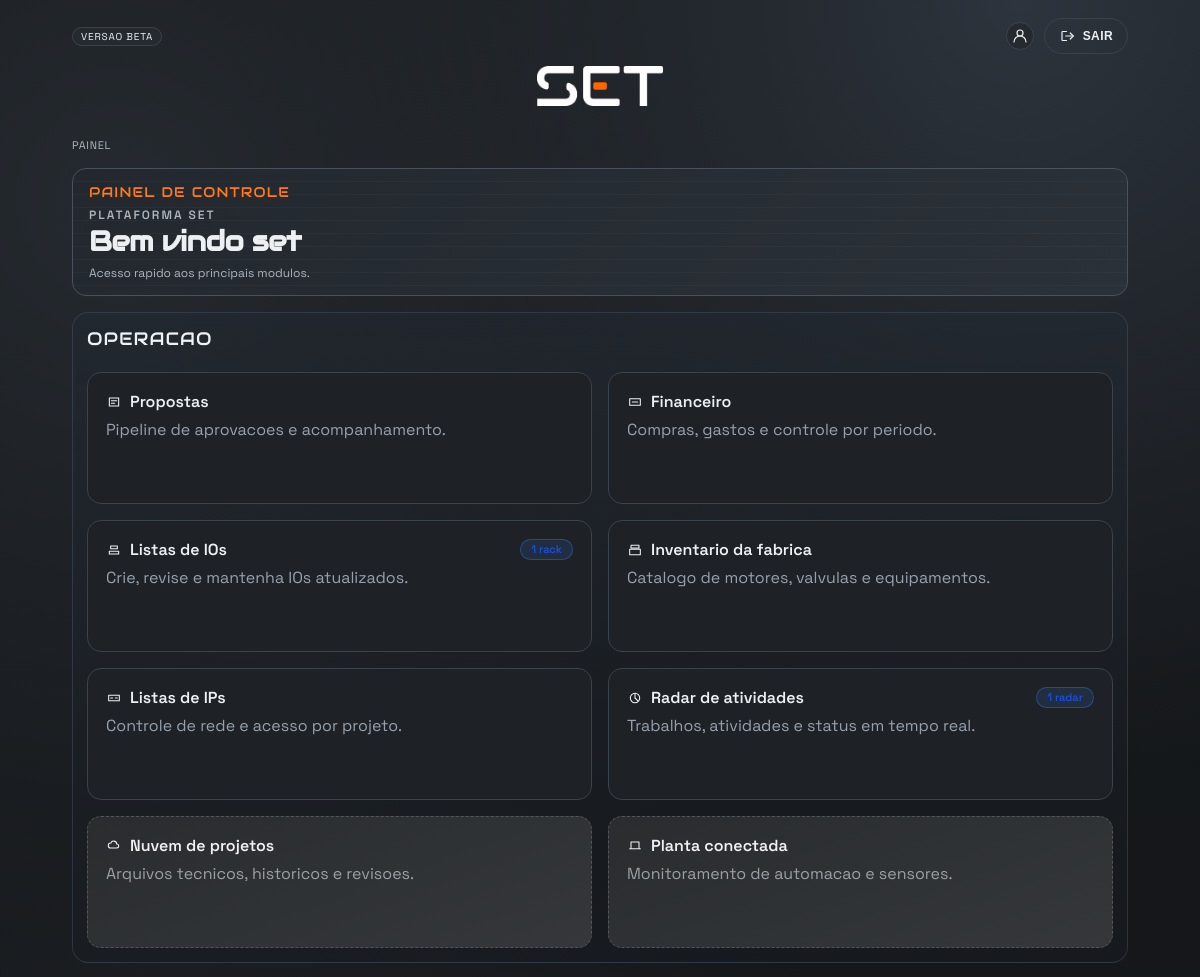
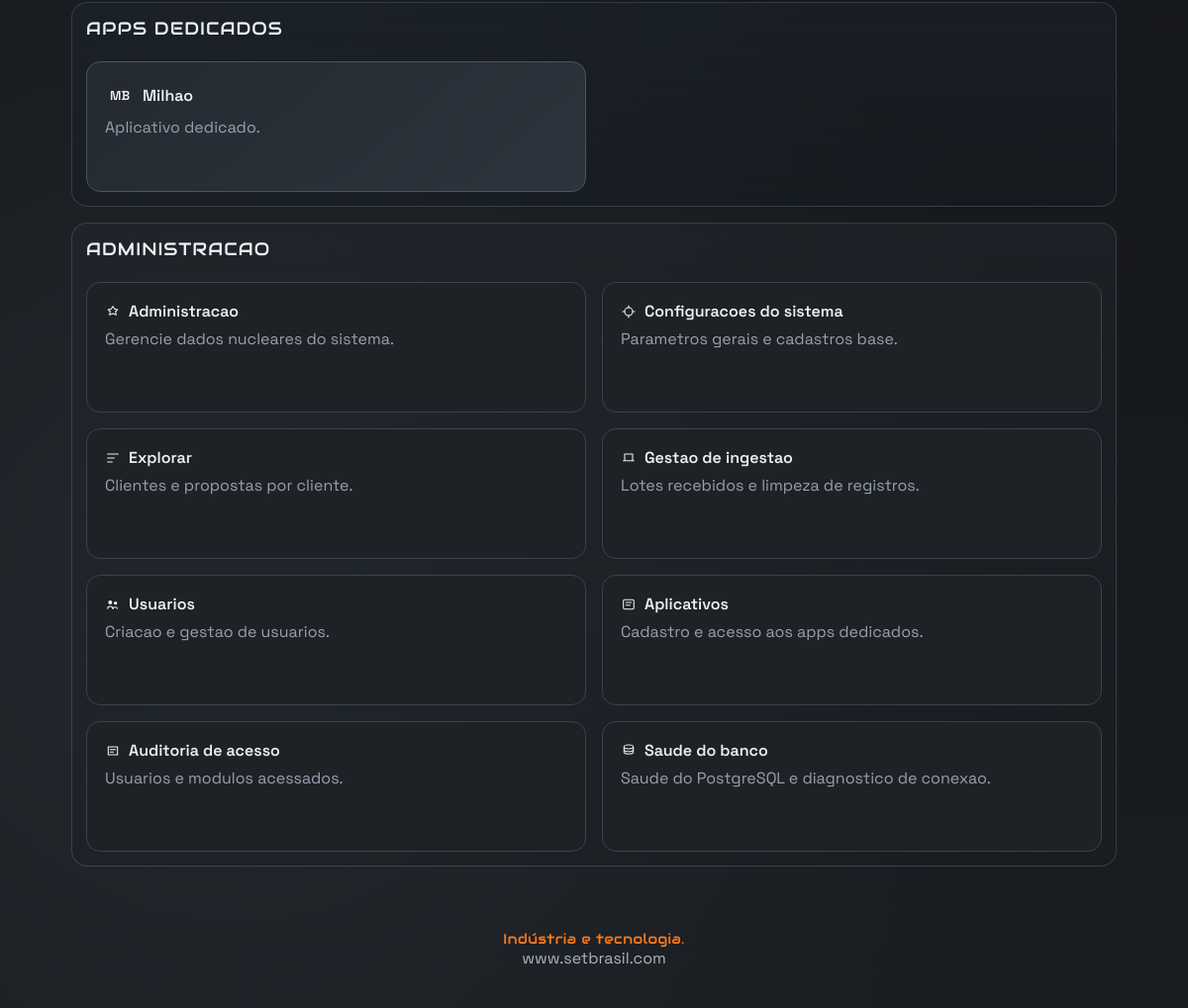
Page /painel/ (signed in) on the committed database (2 pictures, top to bottom).
### core/models.py (models this page shows, shortened)
class App(models.Model):
    slug = models.SlugField(max_length=60, unique=True)
    nome = models.CharField(max_length=120)
    descricao = models.TextField(blank=True)
    icon = models.CharField(max_length=80, blank=True)
    logo = models.ImageField(upload_to="apps/logos/", blank=True, null=True)
    theme_color = models.CharField(max_length=30, blank=True)
    ingest_client_id = models.CharField(max_length=120, blank=True, default="")
    ingest_agent_id = models.CharField(max_length=120, blank=True, default="")
    ingest_source = models.CharField(max_length=120, blank=True, default="")
    ativo = models.BooleanField(default=True)
    criado_em = models.DateTimeField(auto_now_add=True)
    class Meta:
        ordering = ["nome"]

### core/views.py (the view)
# urls.py: path('painel/', views.painel, name="painel"),
@login_required
def painel(request):
    cliente = _get_cliente(request.user)
    display_name = None
    if cliente and cliente.nome:
        display_name = cliente.nome
    else:
        display_name = request.user.first_name or request.user.username
    role = _user_role(request.user)
    if request.user.is_staff and not cliente:
        apps = App.objects.filter(ativo=True).order_by("nome")
    elif cliente:
        apps = cliente.apps.filter(ativo=True).order_by("nome")
    else:
        apps = App.objects.none()
    module_signal_badges = _build_module_signal_badges(request.user, cliente)
    return render(
        request,
        "core/painel.html",
        {
            "display_name": display_name,
            "role": role,
            "is_financeiro": True,
            "is_cliente": True,
            "is_vendedor": True,
            "apps": apps,
            "module_signal_badges": module_signal_badges,
        },
    )

### core/views.py (called while the page is built, shortened)
def _get_cliente(user):
    try:
        return user.perfilusuario
    except PerfilUsuario.DoesNotExist:
        email = (user.email or user.username or "").strip().lower()
        if not email:
            return None
        return PerfilUsuario.objects.filter(email__iexact=email).first()

def _user_role(user):
    if user.is_superuser or user.is_staff:
        return "ADMIN"

def _pendencias_total(user, cliente):
    if not cliente:
        return 0
    return (
        Proposta.objects.filter(cliente=cliente, aprovada__isnull=True, valor__gt=0, finalizada=False)
        .filter(cliente__usuario=user)
        .count()
    )

### core/templates/core/painel.html (shortened to what this page needs)
{% extends "core/base.html" %}
{% load static %}
{% block body_class %}page page-painel{% endblock %}
{% block breadcrumbs %}
  <nav class="page-crumbs" aria-label="Breadcrumb">
    <span>Painel</span>
  </nav>
{% endblock %}
{% block content %}
  <section class="panel-shell">
    <div class="page-hud panel-hud">
      <div class="hud-top">
        <div class="hud-title">Painel de Controle</div>
      </div>
      <div class="page-hud-head panel-hero-head">
        <div>
          <div class="page-kicker">Plataforma SET</div>
          <h1 class="page-title">Bem vindo {{ display_name }}</h1>
        </div>
      </div>
      <div class="hud-meta">Acesso rapido aos principais modulos.</div>
    </div>
    <div class="panel-section panel-section-surface panel-section-operacao">
      <div class="panel-section-head">
        <div>
          <div class="panel-section-title">Operacao</div>
        </div>
      </div>
      <div class="panel-grid panel-grid-spaced apps-grid">
        <a class="panel-card" href="{% url 'propostas' %}" style="--delay: 0.05s;">
          <div class="panel-card-top">
            <div class="panel-title">
              <svg class="icon" viewBox="0 0 24 24" aria-hidden="true">
                <path d="M5 6h14v12H5z" fill="none" stroke="currentColor" stroke-width="1.6" stroke-linejoin="round"></path>
                <path d="M8 10h8M8 14h5" fill="none" stroke="currentColor" stroke-width="1.6" stroke-linecap="round"></path>
              </svg>
              Propostas
            </div>
          </div>
          <div class="muted">Pipeline de aprovacoes e acompanhamento.</div>
        </a>
        <a class="panel-card" href="{% url 'financeiro' %}" style="--delay: 0.1s;">
          <div class="panel-card-top">
            <div class="panel-title">
              <svg class="icon" viewBox="0 0 24 24" aria-hidden="true">
                <path d="M4 7h16v10H4z" fill="none" stroke="currentColor" stroke-width="1.6" stroke-linejoin="round"></path>
                <path d="M8 12h8" fill="none" stroke="currentColor" stroke-width="1.6" stroke-linecap="round"></path>
              </svg>
              Financeiro
            </div>
          </div>
          <div class="muted">Compras, gastos e controle por periodo.</div>
        </a>
        <a class="panel-card" href="{% url 'ios_list' %}" style="--delay: 0.15s;">
          <div class="panel-card-top">
            <div class="panel-title">
              <svg class="icon" viewBox="0 0 24 24" aria-hidden="true">
                <path d="M7 6h10v4H7zM5 14h14v4H5z" fill="none" stroke="currentColor" stroke-width="1.6" stroke-linejoin="round"></path>
              </svg>
              Listas de IOs
            </div>
            {% include "core/partials/module_signal_badge.html" with badge=module_signal_badges.ios %}
          </div>
          <div class="muted">Crie, revise e mantenha IOs atualizados.</div>
        </a>
        <a class="panel-card" href="{% url 'inventarios_list' %}" style="--delay: 0.25s;">
          <div class="panel-card-top">
            <div class="panel-title">
              <svg class="icon" viewBox="0 0 24 24" aria-hidden="true">
                <path d="M6 5h12v4H6zM4 11h16v8H4z" fill="none" stroke="currentColor" stroke-width="1.6" stroke-linejoin="round"></path>
              </svg>
              Inventario da fabrica
            </div>
          </div>
          <div class="muted">Catalogo de motores, valvulas e equipamentos.</div>
        </a>
        <a class="panel-card" href="{% url 'listas_ip_list' %}" style="--delay: 0.2s;">
          <div class="panel-card-top">
            <div class="panel-title">
              <svg class="icon" viewBox="0 0 24 24" aria-hidden="true">
                <path d="M4 8h16v8H4z" fill="none" stroke="currentColor" stroke-width="1.6" stroke-linejoin="round"></path>
                <path d="M7 12h3M14 12h3" fill="none" stroke="currentColor" stroke-width="1.6" stroke-linecap="round"></path>
              </svg>
              Listas de IPs
            </div>
          </div>
          <div class="muted">Controle de rede e acesso por projeto.</div>
        </a>
        <a class="panel-card" href="{% url 'radar_list' %}" style="--delay: 0.22s;">
          <div class="panel-card-top">
            <div class="panel-title">
              <svg class="icon" viewBox="0 0 24 24" aria-hidden="true">
                <circle cx="12" cy="12" r="7" fill="none" stroke="currentColor" stroke-width="1.6"></circle>
                <path d="M12 5v7l4 4" fill="none" stroke="currentColor" stroke-width="1.6" stroke-linecap="round" stroke-linejoin="round"></path>
              </svg>
              Radar de atividades
            </div>
            {% include "core/partials/module_signal_badge.html" with badge=module_signal_badges.radar %}
          </div>
          <div class="muted">Trabalhos, atividades e status em tempo real.</div>
        </a>
        <div class="panel-card panel-disabled" style="--delay: 0.3s;">
          <div class="panel-card-top">
            <div class="panel-title">
              <svg class="icon" viewBox="0 0 24 24" aria-hidden="true">
                <path d="M7 15h9a3 3 0 0 0 0-6 4.5 4.5 0 0 0-8.7-1.5A3.5 3.5 0 0 0 7 15z" fill="none" stroke="currentColor" stroke-width="1.6" stroke-linejoin="round"></path>
              </svg>
              Nuvem de projetos
            </div>
          </div>
          <div class="muted">Arquivos tecnicos, historicos e revisoes.</div>
        </div>
        <div class="panel-card panel-disabled" style="--delay: 0.35s;">
          <div class="panel-card-top">
            <div class="panel-title">
              <svg class="icon" viewBox="0 0 24 24" aria-hidden="true">
                <path d="M4 16h16M6 16V6h12v10" fill="none" stroke="currentColor" stroke-width="1.6" stroke-linecap="round" stroke-linejoin="round"></path>
              </svg>
              Planta conectada
            </div>
          </div>
          <div class="muted">Monitoramento de automacao e sensores.</div>
        </div>
      </div>
    </div>
    <div class="panel-section panel-section-surface panel-section-apps">
      <div class="panel-section-head">
        <div>
          <div class="panel-section-title">Apps dedicados</div>
        </div>
      </div>
      <div class="panel-grid panel-grid-spaced apps-grid">
        {% if apps %}
          {% for app in apps %}
            <a class="panel-card app-card" href="{% url 'app_home' app.slug %}" style="--delay: 0.05s;{% if app.theme_color %}--app-accent: {{ app.theme_color }};{% endif %}">
              <div class="panel-card-top">
                <div class="panel-title">
                  {% if app.icon %}
                    <span class="app-icon" {% if app.theme_color %}style="--app-accent: {{ app.theme_color }};"{% endif %}>{{ app.icon }}</span>
                  {% else %}
                    <svg class="icon" viewBox="0 0 24 24" aria-hidden="true">
                      <path d="M7 5h10v14H7z" fill="none" stroke="currentColor" stroke-width="1.6" stroke-linejoin="round"></path>
                      <path d="M9 9h6M9 13h4" fill="none" stroke="currentColor" stroke-width="1.6" stroke-linecap="round"></path>
                    </svg>
                  {% endif %}
                  {{ app.nome }}
                </div>
              </div>
              <div class="muted">{{ app.descricao|default:"Aplicativo dedicado." }}</div>
            </a>
          {% endfor %}
        {% else %}
          <div class="muted">Nenhum aplicativo liberado ainda.</div>
        {% endif %}
      </div>
    </div>
    {% if role == "ADMIN" %}
      <div class="panel-section panel-section-surface panel-section-admin">
        <div class="panel-section-head">
          <div>
            <div class="panel-section-title">Administracao</div>
          </div>
        </div>
        <div class="panel-grid panel-grid-spaced">
          <a class="panel-card" href="/admin/" style="--delay: 0.05s;">
            <div class="panel-card-top">
              <div class="panel-title">
                <svg class="icon" viewBox="0 0 24 24" aria-hidden="true">
                  <path d="M12 4l2.5 4 4.5 1-3 3 1 5-5-2-5 2 1-5-3-3 4.5-1z" fill="none" stroke="currentColor" stroke-width="1.6" stroke-linejoin="round"></path>
                </svg>
                Administracao
              </div>
            </div>
            <div class="muted">Gerencie dados nucleares do sistema.</div>
          </a>
          <a class="panel-card" href="{% url 'ajustes_sistema' %}" style="--delay: 0.1s;">
            <div class="panel-card-top">
              <div class="panel-title">
                <svg class="icon" viewBox="0 0 24 24" aria-hidden="true">
                  <path d="M12 6a6 6 0 1 0 0 12 6 6 0 0 0 0-12z" fill="none" stroke="currentColor" stroke-width="1.6"></path>
                  <path d="M12 3v3M12 18v3M3 12h3M18 12h3" fill="none" stroke="currentColor" stroke-width="1.6" stroke-linecap="round"></path>
                </svg>
                Configuracoes do sistema
              </div>
            </div>
            <div class="muted">Parametros gerais e cadastros base.</div>
          </a>
          <a class="panel-card" href="/admin/explorar/" style="--delay: 0.15s;">
            <div class="panel-card-top">
              <div class="panel-title">
                <svg class="icon" viewBox="0 0 24 24" aria-hidden="true">
                  <path d="M4 6h16M4 12h10M4 18h7" fill="none" stroke="currentColor" stroke-width="1.6" stroke-linecap="round"></path>
                </svg>
                Explorar
              </div>
            </div>
            <div class="muted">Clientes e propostas por cliente.</div>
          </a>
          <a class="panel-card" href="{% url 'ingest_gerenciar' %}" style="--delay: 0.18s;">
            <div class="panel-card-top">
              <div class="panel-title">
                <svg class="icon" viewBox="0 0 24 24" aria-hidden="true">
                  <path d="M4 16h16M6 16V6h12v10" fill="none" stroke="currentColor" stroke-width="1.6" stroke-linecap="round" stroke-linejoin="round"></path>
                </svg>
                Gestao de ingestao
              </div>
            </div>
            <div class="muted">Lotes recebidos e limpeza de registros.</div>
          </a>
          <a class="panel-card" href="{% url 'usuarios' %}" style="--delay: 0.2s;">
            <div class="panel-card-top">
              <div class="panel-title">
                Usuarios
              </div>
            </div>
            <div class="muted">Criacao e gestao de usuarios.</div>
          </a>
          <a class="panel-card" href="{% url 'apps_gerenciar' %}" style="--delay: 0.25s;">
            <div class="panel-card-top">
              <div class="panel-title">
                <svg class="icon" viewBox="0 0 24 24" aria-hidden="true">
                  <rect x="4" y="5" width="16" height="14" rx="2" fill="none" stroke="currentColor" stroke-width="1.6"></rect>
                  <path d="M8 9h8M8 13h6" fill="none" stroke="currentColor" stroke-width="1.6" stroke-linecap="round"></path>
                </svg>
                Aplicativos
              </div>
            </div>
            <div class="muted">Cadastro e acesso aos apps dedicados.</div>
          </a>
          <a class="panel-card" href="{% url 'admin_logs' %}" style="--delay: 0.3s;">
            <div class="panel-card-top">
              <div class="panel-title">
                <svg class="icon" viewBox="0 0 24 24" aria-hidden="true">
                  <path d="M5 6h14v12H5z" fill="none" stroke="currentColor" stroke-width="1.6" stroke-linejoin="round"></path>
                  <path d="M8 10h8M8 14h5" fill="none" stroke="currentColor" stroke-width="1.6" stroke-linecap="round"></path>
                </svg>
                Auditoria de acesso
              </div>
            </div>
            <div class="muted">Usuarios e modulos acessados.</div>
          </a>
          <a class="panel-card" href="{% url 'admin_db_monitor' %}" style="--delay: 0.32s;">
            <div class="panel-card-top">
              <div class="panel-title">
                Saude do banco
              </div>
            </div>
            <div class="muted">Saude do PostgreSQL e diagnostico de conexao.</div>
          </a>
        </div>
      </div>
    {% endif %}
  </section>
{% endblock %}

### rows in the picture
App: icon "MB", nome "Milhao", descricao "Aplicativo dedicado."

### other values in the picture
{{ display_name }} "set"
{{ badge.label }} "1 rack 1 radar"
